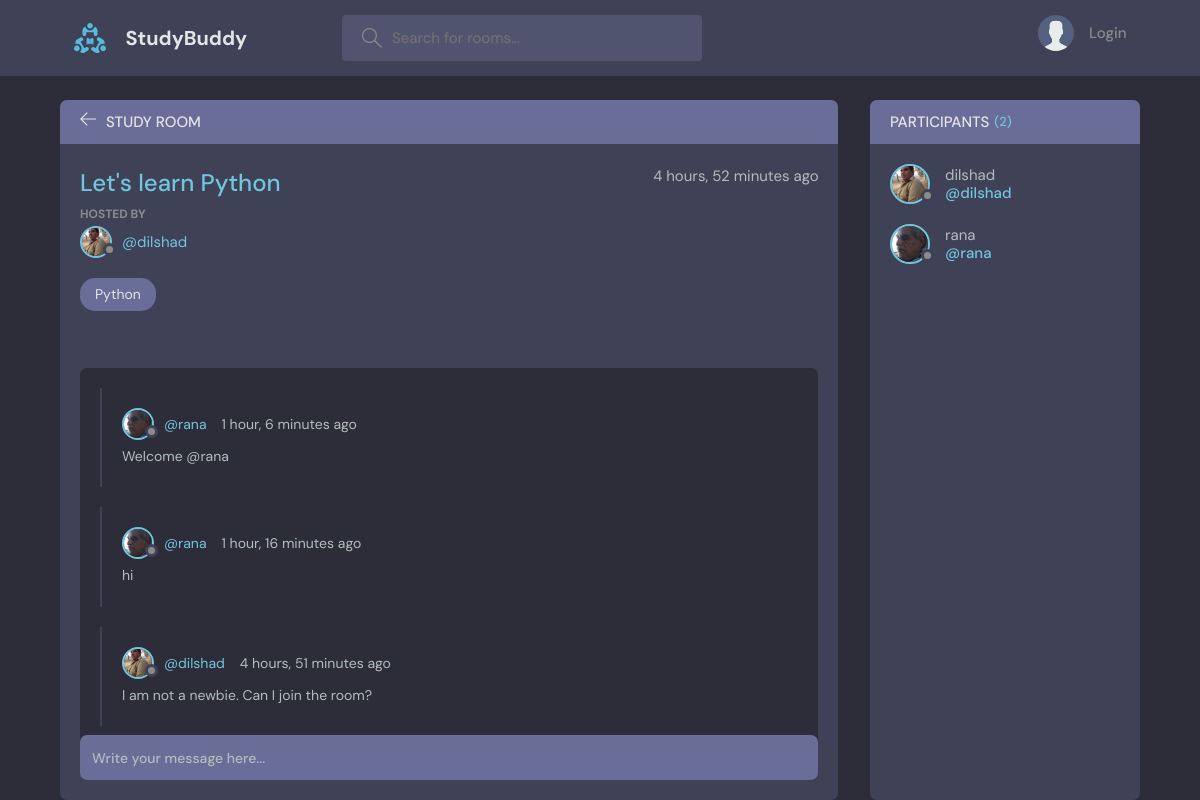
The page /room/1/ on the database its author committed.
### base/models.py (models this page shows, shortened)
class Room(models.Model):
    host = models.ForeignKey(User, on_delete=models.SET_NULL, null=True)
    topic = models.ForeignKey(Topic, on_delete=models.SET_NULL, null=True)
    name = models.CharField(max_length=200)
    description = models.TextField(null=True, blank=True)
    participants = models.ManyToManyField(
        User, related_name='participants', blank=True)
    updated = models.DateTimeField(auto_now=True)
    created = models.DateTimeField(auto_now_add=True)
    class Meta:
        ordering = ['-updated', '-created']

class User(AbstractUser):
    name = models.CharField(max_length=200, null=True)
    email = models.EmailField(unique=True, null=True)
    bio = models.TextField(null=True)
    avatar = models.ImageField(null=True, default="avatar.svg")
    USERNAME_FIELD = 'email'
    REQUIRED_FIELDS = []

class Topic(models.Model):
    name = models.CharField(max_length=200)
    def __str__(self):
        return self.name

class Message(models.Model):
    user = models.ForeignKey(User, on_delete=models.CASCADE)
    room = models.ForeignKey(Room, on_delete=models.CASCADE)
    body = models.TextField()
    updated = models.DateTimeField(auto_now=True)
    created = models.DateTimeField(auto_now_add=True)
    class Meta:
        ordering = ['-updated', '-created']

### base/views.py (the view, shortened to what this page needs)
# urls.py: path('room/<str:pk>/', views.room, name="room"),
def room(request, pk):  # pk is the primary key of a chat room.
    room = Room.objects.get(id=pk)
    room_messages = room.message_set.all().order_by('-created')
    participants = room.participants.all()
    context = {'room': room, 'room_messages': room_messages,
               'participants': participants}
    return render(request, 'base/room.html', context)

### base/templates/base/room.html (shortened to what this page needs)
{% extends 'main.html' %} {% block content %}
<main class="profile-page layout layout--2">
  <div class="container">
    <div class="room">
      <div class="room__top">
        <div class="room__topLeft">
          <a href="{% url 'home' %}">
            <svg
              version="1.1"
              xmlns="http://www.w3.org/2000/svg"
              width="32"
              height="32"
              viewBox="0 0 32 32"
            >
              <title>arrow-left</title>
              <path
                d="M13.723 2.286l-13.723 13.714 13.719 13.714 1.616-1.611-10.96-10.96h27.625v-2.286h-27.625l10.965-10.965-1.616-1.607z"
              ></path>
            </svg>
          </a>
          <h3>Study Room</h3>
        </div>
      </div>
      <div class="room__box scroll">
        <div class="room__header scroll">
          <div class="room__info">
            <h3>{{room.name}}</h3>
            <span>{{room.created|timesince}} ago</span>
          </div>
          <div class="room__hosted">
            <p>Hosted By</p>
            <a
              href="{% url 'user-profile' room.host.id %}"
              class="room__author"
            >
              <div class="avatar avatar--small">
                <img src="{{room.host.avatar.url}}" />
              </div>
              <span>@{{room.host.username}}</span>
            </a>
          </div>
          <span class="room__topics">{{room.topic}}</span>
        </div>
        <div class="room__conversation">
          <div class="threads scroll">
            {% for message in room_messages %}
            <div class="thread">
              <div class="thread__top">
                <div class="thread__author">
                  <a
                    href="{% url 'user-profile' message.user.id %}"
                    class="thread__authorInfo"
                  >
                    <div class="avatar avatar--small">
                      <img src="{{message.user.avatar.url}}" />
                    </div>
                    <span>@{{message.user.username}}</span>
                  </a>
                  <span class="thread__date"
                    >{{message.created|timesince}} ago</span
                  >
                </div>
              </div>
              <div class="thread__details">{{message.body}}</div>
            </div>
            {% endfor %}
          </div>
        </div>
      </div>
      <div class="room__message">
        <form action="" method="POST">
          <input name="body" placeholder="Write your message here..." />
        </form>
      </div>
    </div>
    <div class="participants">
      <h3 class="participants__top">
        Participants <span>({{participants.count}})</span>
      </h3>
      <div class="participants__list scroll">
        {% for user in participants %}
        <a href="{% url 'user-profile' user.id %}" class="participant">
          <div class="avatar avatar--medium">
            <img src="{{user.avatar.url}}" />
          </div>
          <p>
            {{user.username}}
            <span>@{{user.username}}</span>
          </p>
        </a>
        {% endfor %}
      </div>
    </div>
  </div>
</main>
{% endblock content %}

### templates/main.html (shortened to what this page needs)
<!DOCTYPE html>
{% load static %}
<html lang="en">
  <head>
    <link rel="stylesheet" href="{% static 'styles/style.css' %}" />
  </head>
  <body>
    {% include 'navbar.html' %}  {% block content %} {% endblock content %}
  </body>
</html>

### templates/navbar.html (shortened to what this page needs)
{% load static %}
<header class="header header--loggedIn">
  <div class="container">
    <a href="{% url 'home' %}" class="header__logo">
      <img src="{% static 'images/logo.svg' %}" />
      <h1>StudyBuddy</h1>
    </a>
    <form class="header__search" method="GET" action="{% url 'home' %}">
      <label>
        <input name="q" placeholder="Search for rooms..." />
      </label>
    </form>
    <nav class="header__menu">
      {% if request.user.is_authenticated %}
      <div class="header__user">
        <a href="{% url 'update-user' %}">
          <div class="avatar avatar--medium active">
            <img src="{{request.user.avatar.url}}" />
          </div>
          <p>
            {{request.user.username|title}}
            <span>@{{request.user.username}}</span>
          </p>
        </a>
        <button class="dropdown-button">
          <svg
            version="1.1"
            xmlns="http://www.w3.org/2000/svg"
            width="32"
            height="32"
            viewBox="0 0 32 32"
          >
            <title>chevron-down</title>
            <path d="M16 21l-13-13h-3l16 16 16-16h-3l-13 13z"></path>
          </svg>
        </button>
      </div>
      {% else %}
      <a href="{% url 'login' %}">
        <img src="{% static 'images/avatar.svg' %}" />
        <p>Login</p>
      </a>
      {% endif %}
    </nav>
  </div>
</header>

### rows shown on the page
Room: name "Let's learn Python", created "4 hours, 52 minutes", host.avatar (picture), host.username "dilshad", topic "Python"
Message: user.avatar (picture), user.username "rana", created "1 hour, 6 minutes", body "Welcome @rana"
Message: user.avatar (picture), user.username "rana", created "1 hour, 16 minutes", body "hi"
Message: user.avatar (picture), user.username "dilshad", created "4 hours, 51 minutes", body "I am not a newbie. Can I join the room?"
User: avatar (picture), username "dilshad"
User: avatar (picture), username "rana"

### other values the page prints
{{ participants.count }} "2"
